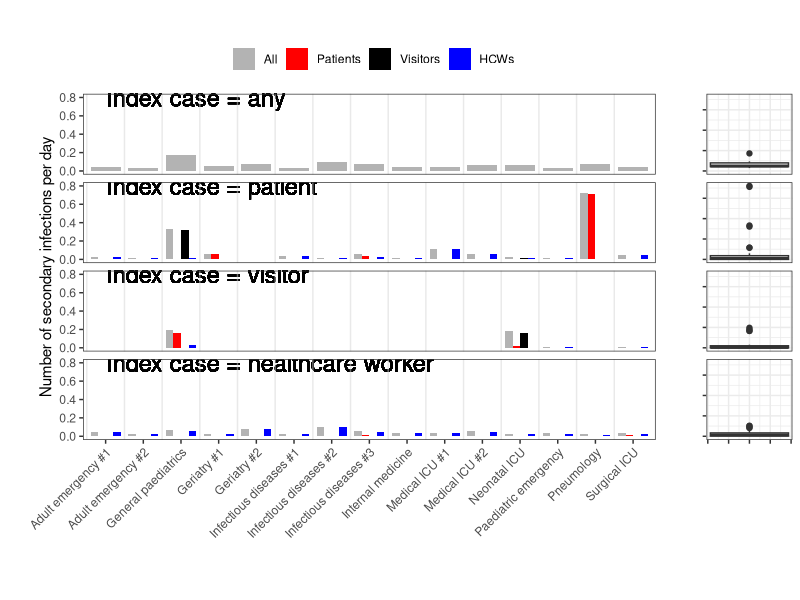
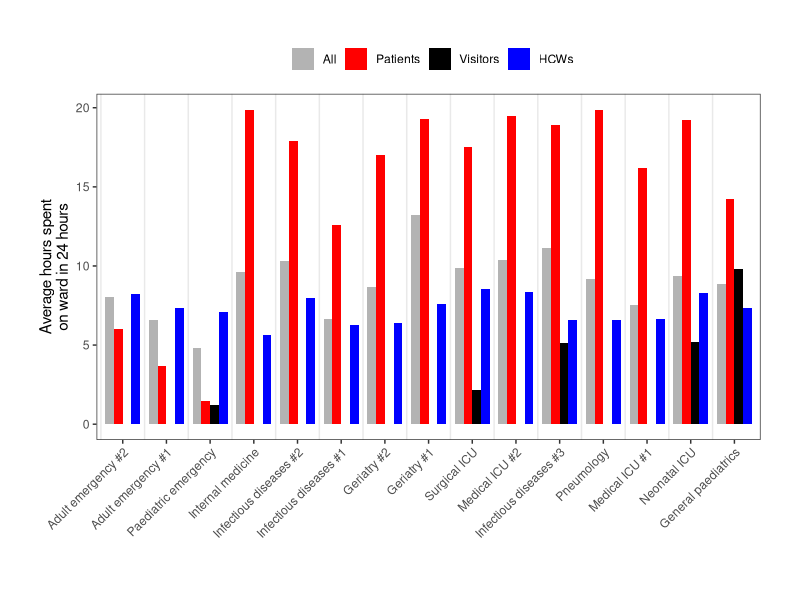
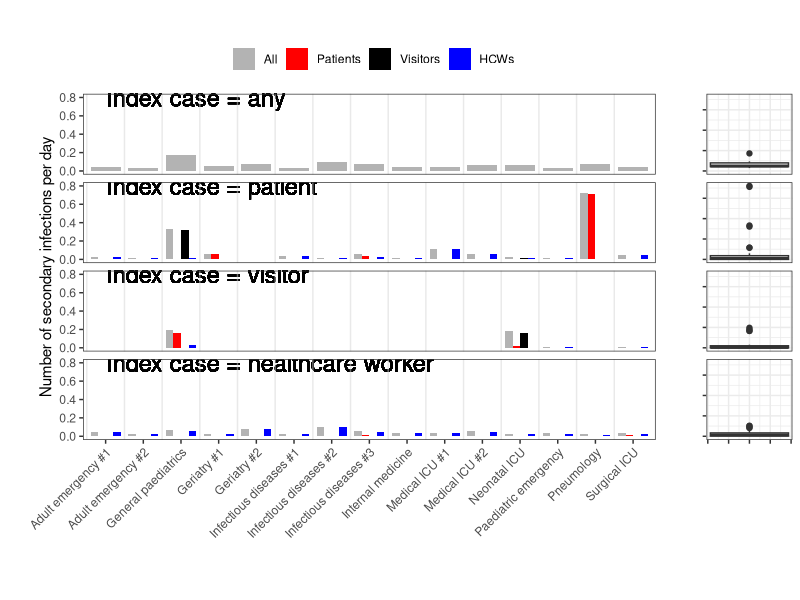
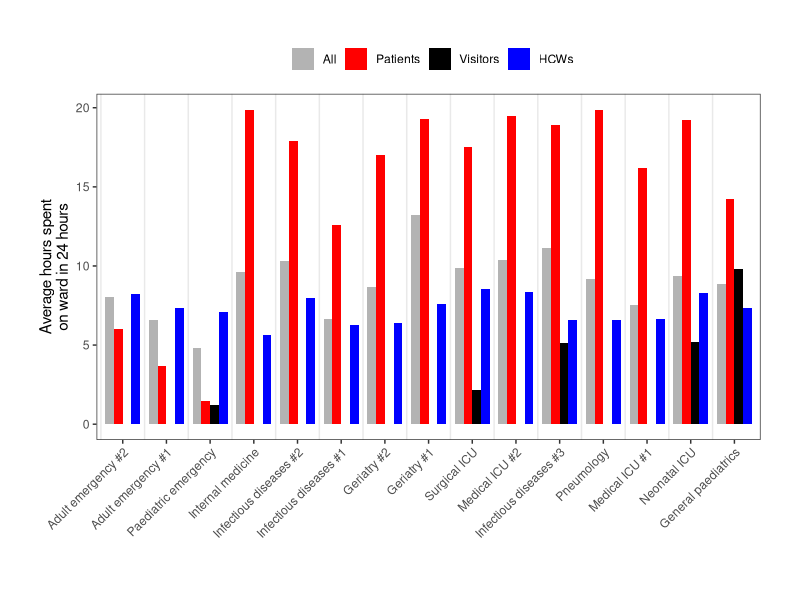
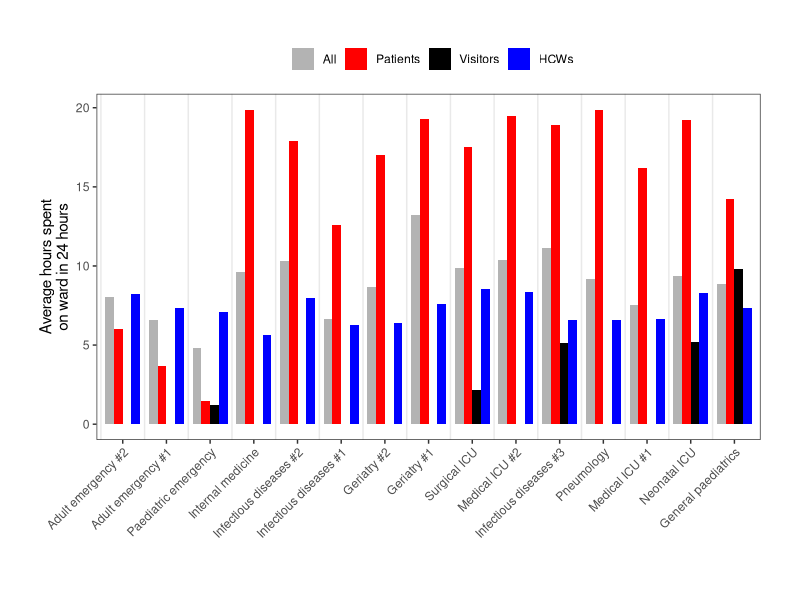

Here is the R script that generated these plots, in order: (Note: this script raises an error after producing the figures.)

#######################
#### load packages ####
#######################

library(tidyverse)
library(magrittr)
library(ggplot2)
library(lubridate)
library(data.table)
library(gridExtra)
library(GGally)
library(igraph)
library(egg)

###################
#### read data ####
###################

# list_ward <- read_csv("input/list_ward_complete.csv")
# admission <- read_csv("input/id_function_complete.csv")
# timespent_mins <- read_csv(file = "input/met_timespent_mins_complete.csv")
list_ward <- read_csv("input/list_ward_partial.csv")
admission <- read_csv("input/id_function_partial.csv")
timespent_mins <- read_csv(file = "input/met_timespent_mins_partial.csv")

Label_tib <- read_csv("input/newID_order.csv")

#########################
#### prepare objects ####
#########################

timespent <- timespent_mins %>% 
  select(id, time_J1, time_N1, time_J2) %>% 
  pivot_longer(-id, names_prefix = "time_", names_to = "shift", values_to = "total_mins")


cats <- admission$catHosp %>% unique %>% sort
# order them
cats <- c("patient", "visitor", cats[cats != "investigation"], "investigation") %>% unique
stats <- c("PA", "V", "PE")

admission_types = admission %>% 
  transmute(id, status, catHosp = factor(catHosp, cats))

# function determining probability of infection per duration of contact
sig <- function(x, a) (1 - exp(-x* a))/(1 + exp(-x* a))
a = 0.1

################################
#### pivot the contact data ####
################################

list_ward_thisthat_saveid <- list_ward %>% 
  left_join(admission_types %>% rename_all(function(x) paste0(x, "_from")), by = c("from" = "id_from")) %>% 
  left_join(admission_types %>% rename_all(function(x) paste0(x, "_to")), by = c("to" = "id_to")) %>% 
  filter(catHosp_from != "investigation", catHosp_to != "investigation") %>% 
  mutate(across(starts_with("status"), ~factor(.x, levels = stats))) %>% 
  mutate(combcatHosp_from = catHosp_from %>% {case_when(. == "patient" ~ "Patient"
                                                        , . == "visitor" ~ "Visitor"
                                                        , . == "nurse" ~ "Nurse"
                                                        , . == "physician" ~ "Physician"
                                                        , . == "aux nurse" ~ "Nurse"
                                                        , . == "administration" ~ "Other"
                                                        , . == "ext physician" ~ "Physician"
                                                        , . == "logistic" ~ "Other"
                                                        , . == "student nurse" ~ "Nurse"
                                                        , . == "reeducation staff" ~ "Other"
                                                        , . == "other" ~ "Other")}) %>% 
  mutate(combcatHosp_to = catHosp_to %>% {case_when(. == "patient" ~ "Patient"
                                                    , . == "visitor" ~ "Visitor"
                                                    , . == "nurse" ~ "Nurse"
                                                    , . == "physician" ~ "Physician"
                                                    , . == "aux nurse" ~ "Nurse"
                                                    , . == "administration" ~ "Other"
                                                    , . == "ext physician" ~ "Physician"
                                                    , . == "logistic" ~ "Other"
                                                    , . == "student nurse" ~ "Nurse"
                                                    , . == "reeducation staff" ~ "Other"
                                                    , . == "other" ~ "Other")}) %>% 
  group_by(newID, wardType, from, to, status_from, status_to, catHosp_from, catHosp_to, combcatHosp_from, combcatHosp_to) %>% #first, aggregate contacts which occurred between the same people on the same day
  # filter(length > 60) %>% #AJMAL
  summarise(dur_mins = sum(length)/60) %>% 
  mutate(id_from = from, id_to = to) %>% 
  # filter(dur_mins > 1) %>% #AJMAL
  pivot_longer(cols = c("from", "to"), names_to = "direction", values_to = "id") %>% #then lengthen the table so that each contact counts for both parties
  mutate(this_status = case_when(direction == "from" ~ status_from
                                 , direction == "to" ~ status_to)
         , that_status = case_when(direction == "from" ~ status_to
                                   , direction == "to" ~ status_from)
         , this_catHosp = case_when(direction == "from" ~ catHosp_from
                                    , direction == "to" ~ catHosp_to)
         , that_catHosp = case_when(direction == "from" ~ catHosp_to
                                    , direction == "to" ~ catHosp_from)
         , this_combcatHosp = case_when(direction == "from" ~ combcatHosp_from
                                        , direction == "to" ~ combcatHosp_to)
         , that_combcatHosp = case_when(direction == "from" ~ combcatHosp_to
                                        , direction == "to" ~ combcatHosp_from)
         
         , other_id = case_when(direction == "from" ~ id_to
                                , direction == "to" ~ id_from)) %>% 
  select(-id_from, -id_to)


##############################
#### analysis of the data ####
##############################

#### total duration of study in each ward ####
ward_Ttotal <- timespent_mins %>% transmute(id, Ttotal = difftime(N2, J1, units = "mins") %>% as.numeric) %>% 
  left_join(list_ward_thisthat_saveid %>% ungroup %>% select(id, newID)) %>% 
  select(newID, Ttotal) %>% unique

#### Hbar for each ward  ####
# being average time spent with a captor i.e. on the ward
# standardised to 24 hours
ward_hours2 <- timespent_mins %>% 
  transmute(id, time_total) %>% 
  full_join(list_ward_thisthat_saveid %>% ungroup %>% select(id, newID, this_status) %>% unique) %>% 
  group_by(newID) %>% 
  summarise(time_total = mean(time_total)) %>% 
  left_join(ward_Ttotal) %>% 
  mutate(Hbar = 24/Ttotal*time_total)

#### Hbar for each ward and status  ####
# being average time spent with a captor i.e. on the ward, for each status (PA, V, PE)
# standardised to 24 hours
ward_hours2_status <- timespent_mins %>% 
  transmute(id, time_total) %>% 
  full_join(list_ward_thisthat_saveid %>% ungroup %>% select(id, newID, this_status) %>% unique) %>% 
  filter(!is.na(newID)) %>% 
  group_by(newID, this_status) %>% 
  summarise(time_total = mean(time_total)) %>% 
  ungroup %>% 
  complete(newID, this_status, fill = list(time_total = 0)) %>% 
  left_join(ward_Ttotal) %>% 
  mutate(Hbar = 24/Ttotal*time_total)


#### make a single table with zeros ####

# this is the one we want to be our master id-level table for calculating matrices, R0s and even exclusions
matrix_data2 <- list_ward_thisthat_saveid %>% 
  mutate(pInfPerContact = sig(dur_mins, a/60)) %>%
  group_by(newID, this_status, id, that_status) %>% 
  summarise(#n_contacts = n()
            n_contacts = length(unique(other_id))
            , dur_mins = mean(dur_mins)
            , pInfPerContact = mean(pInfPerContact)) %>% 
  ungroup %>% complete(nesting(newID, this_status, id), that_status
                       , fill = list(n_contacts = 0
                                     , contacts_per_hour = 0
                                     , dur_mins = NA
                                     , pInfPerContact = NA)) %>% 
  left_join(timespent %>%
              group_by(id) %>%
              summarise(total_mins = sum(total_mins))) %>%
  mutate(contacts_per_hour = n_contacts/(total_mins/60)) %>% 
  select(newID, this_status, id, total_mins, that_status
         , n_contacts, contacts_per_hour, dur_mins, pInfPerContact)



# from everyone to everyone
complete_DR_gen <- matrix_data2 %>% 
  group_by(newID, id) %>% 
  summarise(dur_mins = sum(dur_mins*n_contacts, na.rm = T)/sum(ifelse(!is.na(dur_mins), n_contacts, 0))
            , pInfPerContact = sum(pInfPerContact*n_contacts, na.rm = T)/sum(ifelse(!is.na(pInfPerContact), n_contacts, 0))
            , contacts_per_hour = sum(contacts_per_hour)
            , n_contacts = sum(n_contacts)) %>% 
  group_by(newID) %>% 
  summarise_at(c("contacts_per_hour", "dur_mins", "pInfPerContact"), mean) %>% 
  ungroup %>%
  left_join(ward_hours2 %>% select(newID, Hbar)) %>%
  mutate(daily_risk = replace_na(pInfPerContact, replace = 0)*contacts_per_hour*Hbar) %>% 
  select(newID, contacts_per_hour, dur_mins, pInfPerContact, Hbar, daily_risk)


# from each this_status to each that_status
# this is almost identical to matrix_mean2 above
complete_DR_status <- matrix_data2 %>% 
  mutate(prod = contacts_per_hour*ifelse(is.na(dur_mins), 0, dur_mins)) %>% 
  group_by(newID, this_status, that_status) %>% 
  # summarise_at(c("n_contacts", "contacts_per_hour", "dur_mins", "pInfPerContact", "prod"), ~mean(.x, na.rm = T)) %>% 
  summarise(total_contacts = sum(n_contacts)
            , across(c("n_contacts", "contacts_per_hour", "dur_mins", "pInfPerContact", "prod"), ~mean(.x, na.rm = T))) %>%
  ungroup %>% complete(newID, this_status, that_status
                       , fill = list(total_contacts = 0)) %>% #adds in entirely missing statuses, and we don't give replacements because it's better if they are NA
  ungroup %>%
  left_join(ward_hours2_status %>% select(newID, this_status, Hbar)) %>%
  mutate(daily_risk = replace_na(pInfPerContact, replace = 0)*contacts_per_hour*Hbar) %>% 
  select(newID, this_status, that_status, contacts_per_hour, dur_mins, pInfPerContact, Hbar, daily_risk)

# from each this_status to all
complete_DR_thisstatus <- complete_DR_status %>% 
  group_by(newID, this_status) %>% 
  summarise(contacts_per_hour = sum(contacts_per_hour)
            , daily_risk = sum(daily_risk)
            , Hbar = Hbar[1]) %>% 
  mutate(pInfPerContact = daily_risk/Hbar/contacts_per_hour
         , dur_mins = NA) %>% 
  select(newID, this_status, contacts_per_hour, dur_mins, pInfPerContact, Hbar, daily_risk)

#### prepare boxplot accessory ####

whisker_top = function(x) {
  lqr = quantile(x, prob = 0.25);
  uqr = quantile(x, prob = 0.75);
  iqr = uqr - lqr;
  return(max(x[x < uqr + iqr]))}
  
whisker_bottom = function(x) {
  lqr = quantile(x, prob = 0.25);
  uqr = quantile(x, prob = 0.75);
  iqr = uqr - lqr;
  return(min(x[x > lqr - iqr]))}

boxplot_DR_gen_numbers <- complete_DR_gen %>% 
  select(daily_risk) %>% 
  summarise_all(.funs = list(whisker_bottom = whisker_bottom
                             , lqr = function(x) quantile(x, prob = 0.25)
                             , median = median
                             , uqr = function(x) quantile(x, prob = 0.75)
                             , whisker_top = whisker_top
                             , iqr = function(x) {quantile(x, prob = 0.75) - quantile(x, prob = 0.25)}
  ))
             
boxplot_DR_gen <- complete_DR_gen %>% 
  ggplot() + geom_boxplot(aes(y = daily_risk))




#### make main plot ####

# complete_DR_gen$daily_risk %>% range
DR_plot <-
  rbind(complete_DR_gen %>% mutate(this_status = "ALL", that_status = "ALL")
      , complete_DR_thisstatus %>% mutate(that_status = "ALL")
      , complete_DR_status) %>% 
  mutate_at(c("this_status", "that_status"), function(x) factor(x, levels = c("ALL", "PA", "V", "PE"))) %>% 
  # mutate_at(c("this_status", "that_status"), function(x) factor(x, labels = c("All", "Patients", "Visitors", "HCWs"))) %>% 
  mutate_at(c("that_status"), function(x) factor(x, labels = c("All", "Patients", "Visitors", "HCWs"))) %>% 
  mutate_at(c("this_status"), function(x) factor(x, labels = paste0("Index case = ", c("any", "patient", "visitor", "healthcare worker")))) %>% 
  ggplot(aes(x = newID, y = daily_risk, fill = that_status)) + 
  geom_bar(stat = "identity", position = position_dodge(width=0.8)
           , width = 0.8
  ) + 
  facet_grid(this_status~.) +
  scale_fill_manual(values = c(All = "grey70", Patients = "red", Visitors = "black", HCWs = "blue")) + 
  theme_bw() + 
  labs(x = "", y = "Number of secondary infections per day", fill = "") + 
  geom_text(aes(x = 1, y = 0.8, label = this_status), hjust = 0, size = 6) +
  # annotate("text", aes(x= 1, y = 0.8, label = label), data = tibble(label = paste("Index case =", c("any", "patient", "visitor", "healthcare worker")))) 
  theme(panel.grid = element_blank()
        , axis.text.x = element_text(angle = 45, hjust = 1)
        , plot.margin = unit(c(1, 1, 1, 1), "cm")
        , strip.text = element_blank()
        , strip.background.y = element_rect(fill = "white")
        , legend.direction = "horizontal", legend.position = "top"
  ) + 
  geom_vline(xintercept = seq(0.5, by = 1, length.out = 15), color="lightgray", size=.5, alpha=.5) # set vertical lines between x groups

DR_boxplot <- rbind(complete_DR_gen %>% mutate(this_status = "ALL", that_status = "ALL")
      , complete_DR_thisstatus %>% mutate(that_status = "ALL")
      , complete_DR_status) %>% 
  mutate_at(c("this_status", "that_status"), function(x) factor(x, levels = c("ALL", "PA", "V", "PE"))) %>% 
  mutate_at(c("this_status", "that_status"), function(x) factor(x, labels = c("All", "Patients", "Visitors", "HCWs"))) %>% 
  ggplot(aes(y = daily_risk)) + geom_boxplot() + 
  facet_grid(this_status~.) + 
  theme_bw() + 
  theme(strip.text = element_blank()
        , axis.title.y = element_blank()
        , axis.text.y = element_blank()
        , axis.text.x = element_blank())


DR_barplot_boxplot <- egg::ggarrange(DR_plot, DR_boxplot, ncol = 2, widths = c(20, 3))

ggsave(DR_barplot_boxplot, filename = "output/Fig_DAR_boxplots.pdf", width = 23, height = 25, units = "cm", device = "pdf")


# additional plot showing averagehours spent on ward

Hbar_plot <-
  rbind(complete_DR_gen %>% mutate(this_status = "ALL", that_status = "ALL")
        , complete_DR_thisstatus %>% mutate(that_status = "ALL")
        , complete_DR_status) %>% 
  mutate(newID = factor(newID, levels = Label_tib$newID)) %>% 
  mutate_at(c("this_status", "that_status"), function(x) factor(x, levels = c("ALL", "PA", "V", "PE"))) %>% 
  # mutate_at(c("this_status", "that_status"), function(x) factor(x, labels = c("All", "Patients", "Visitors", "HCWs"))) %>% 
  mutate_at(c("this_status", "that_status"), function(x) factor(x, labels = c("All", "Patients", "Visitors", "HCWs"))) %>% 
  # mutate_at(c("this_status"), function(x) factor(x, labels = paste0("Index case = ", c("any", "patient", "visitor", "healthcare worker")))) %>% 
  ggplot(aes(x = newID, y = Hbar, fill = this_status)) +
  geom_bar(stat = "identity"
           , position = position_dodge(width=0.8)
           , width = 0.8
  ) + 
  scale_fill_manual(values = c(All = "grey70", Patients = "red", Visitors = "black", HCWs = "blue")) + 
  # facet_grid(this_status~.) +
  theme_bw() + 
  labs(x = "", y = "Average hours spent\non ward in 24 hours", fill = "") + 
  # geom_text(aes(x = 1, y = 60, label = this_status), hjust = 0, size = 6) +
  # geom_text(x = 1, y = 0.8, colour = "black", aes(label = fac_label)
  #           , data = tibble(fac_label = paste("Index case =", c("any", "patient", "visitor", "healthcare worker"))
  #                           , this_status = paste("Index case =", c("any", "patient", "visitor", "healthcare worker")))
  #           ) +
  
  # annotate("text", aes(x= 1, y = 0.8, label = label), data = tibble(label = paste("Index case =", c("any", "patient", "visitor", "healthcare worker")))) 
  theme(panel.grid = element_blank()
        , axis.text.x = element_text(angle = 45, hjust = 1)
        , plot.margin = unit(c(1, 1, 1, 1), "cm")
        , strip.text = element_blank()
        , strip.background.y = element_rect(fill = "white")
        , legend.direction = "horizontal", legend.position = "top"
  ) + 
  geom_vline(xintercept = seq(0.5, by = 1, length.out = 15), color="lightgray", size=.5, alpha=.5) # set vertical lines between x groups
Hbar_plot

ggsave(Hbar_plot, filename = "output/Fig_Hbar.pdf", width = 20, height = 10, units = "cm", device = "pdf")
ggsave(Hbar_plot, filename = "output/Fig_Hbar.png", width = 20, height = 10, units = "cm")





#### some numbers for the paper ####

complete_DR_gen %>% 
  pull(daily_risk) %>% range

complete_DR_thisstatus %>% 
  filter(this_status == "PA") %>% 
  pull(daily_risk) %>% range

complete_DR_thisstatus %>% 
  # filter(ward_id != 15) %>%
  filter(this_status == "V") %>% 
  pull(daily_risk) %>% sort

complete_DR_thisstatus %>% 
  mutate(PED = grepl("Ped", newID) | grepl("Neonat", newID)) %>% 
  filter(this_status == "V") %>% 
  group_by(PED) %>% 
  summarise(range(daily_risk, na.rm = T))

complete_DR_thisstatus %>% 
  left_join(newID_COVIDstat %>%
              transmute(newID, newname = paste0("#", newID, ". ", DidierName, "\n(", COVIDstat, ")")) %>%
              mutate(newname = factor(newname, levels = newname))) %>%
  
  mutate(PED = grepl("Ped", newname) | grepl("Neonat", newname)) %>% 
  filter(this_status == "V") %>% 
  arrange(daily_risk) %>% 
  select(daily_risk, PED)

complete_DR_thisstatus %>% 
  filter(this_status == "PE") %>% 
  pull(daily_risk) %>% sort


complete_DR_status %>% 
  filter(this_status == "PA") %>% 
  group_by(newID) %>% 
  arrange(newID, -daily_risk) %>% 
  slice(1) %>% 
  pull(that_status) %>% table

complete_DR_status %>% 
  filter(this_status == "PE") %>% 
  group_by(newID) %>% 
  arrange(newID, -daily_risk) %>% 
  slice(1) %>% 
  pull(that_status) %>% table


rbind(complete_DR_gen %>% mutate(this_status = "ALL", that_status = "ALL")
      , complete_DR_thisstatus %>% mutate(that_status = "ALL")
      , complete_DR_status) %>% 
  group_by(this_status, that_status, emerg = grepl("emergency", newname)) %>% 
  summarise_at(c("pInfPerContact", "contacts_per_hour", "Hbar"), function(x) mean(x, na.rm = T)) %>% 
  print(n = 100)

complete_DR_status %>% 
  filter(this_status == "PA") %>% 
  filter(that_status == "PA") %>% 
  left_join(newID_COVIDstat %>%
              transmute(ward_id
                        , newname = newID
                        # , newname = paste0(newID, "\n(", COVIDstat, ")")
              ) %>%
              mutate(newname = factor(newname, levels = newname))) 
  
